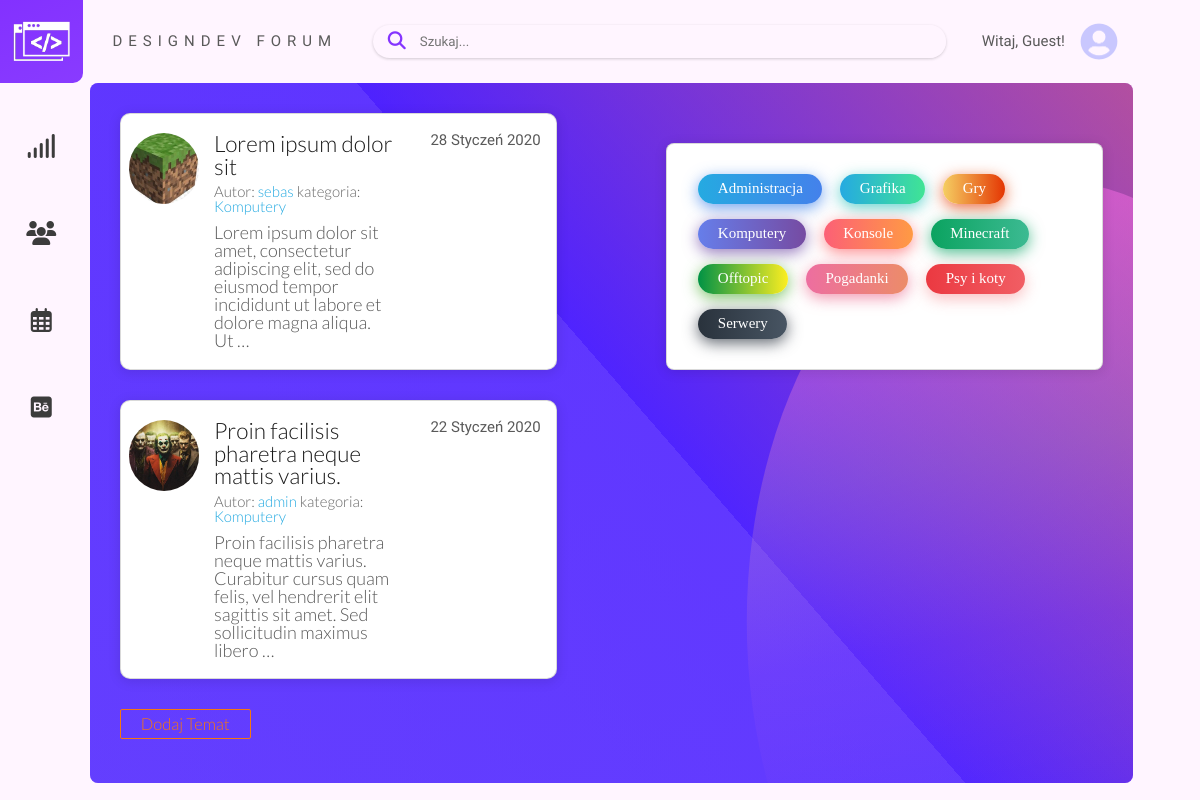
/topics/category/komputery/, run on an earlier commit of the app's database.
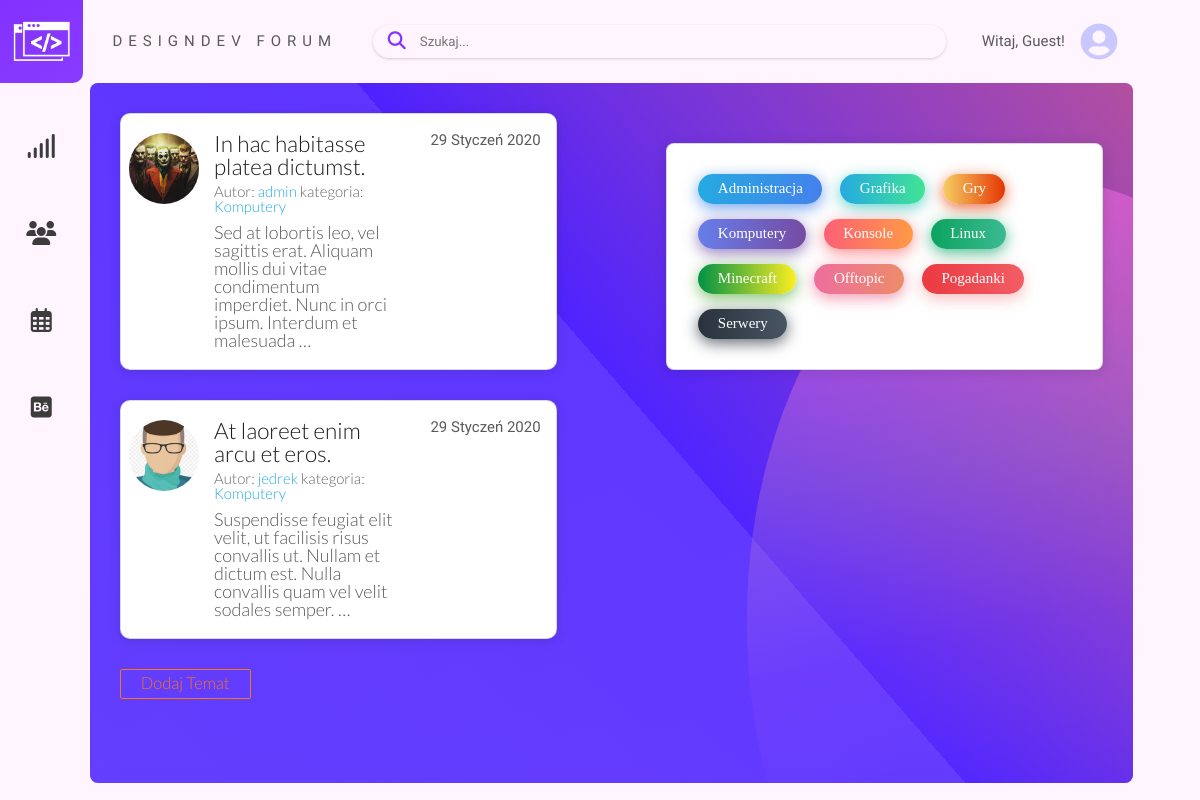
And on a later commit of the database.
### forum/models.py (models this page shows, shortened)
class Topic(models.Model):
    title = models.CharField(max_length=100)
    date_posted = models.DateTimeField(default=timezone.now)
    author = models.ForeignKey(User, on_delete=models.CASCADE)
    category = models.ForeignKey(Categories, on_delete=models.CASCADE)
    content = models.TextField(default="")
    slug = models.SlugField(null=True, unique=True)

class Categories(models.Model):
    title = models.CharField(max_length=100)
    slug = models.SlugField(null=True, unique=True)  # new
    def __str__(self):
        return self.title

### users/models.py (models this page shows, shortened)
class Profile(models.Model):
    user = models.OneToOneField(User, on_delete=models.CASCADE)
    image = models.ImageField(default='default.jpg', upload_to='profile_pics/')

### forum/views.py (the view)
class CategoryTopicListView(ListView):
    model = Topic
    template_name = 'forum/topic_category.html'
    context_object_name = 'topic_obj'
    paginate_by = 5
    def get_context_data(self, object_list=None, **kwargs):
        context = super(CategoryTopicListView, self).get_context_data(**kwargs)
        context['categories_obj'] = Categories.objects.all().order_by('title')
        context['topic_obj'] = Topic.objects.filter(
            category__slug=self.kwargs['slug']).order_by('-date_posted')
        context['category'] = self.kwargs['slug']
        context['title'] = self.kwargs['slug']
        return context

### forum/templates/forum/topic_category.html
{% extends 'forum/base.html' %}
{% block content %}
<div class="category__topic">
    <div class="topic__bg-primary"></div>
    <div class="topic__bg-secondary"></div>
    <ul class="category__topic__list flex-4">
        {% for post in topic_obj %}
        <li class="category__topic__topic">
            <div class="category__topic__author">
                <div class="category__topic__author__img">
                    <img src="{{ post.author.profile.image.url }}" alt="">
                </div>
            </div>
            <div class="category__topic__content">
                <a href="{% url 'topic-detail' post.category.slug post.slug %}"
                    class="category__topic__topic__header">{{ post.title }}</a>
                <p class="category__topic__topic__author">Autor: <a class="category__topic__topic__author"
                        href="{% url 'topic-user' post.author.username %}">{{ post.author }}</a> kategoria: <a
                        href="{% url 'topic-category' post.category.slug %}"
                        class="category__topic__content__category">{{ post.category }}</a></p>
                <p class="category__topic__topic__desc">{{ post.content|truncatewords:20 }}</p>
            </div>
            <div class="category__topic__content__stats">
                <p class="category__topic__content__stats__date">{{ post.date_posted|date:'d F Y'}}</p>
            </div>
        </li>
        {% endfor %}
        <a href="{% url 'topic-create' category %}" class="category__topic__header__button">Dodaj Temat</a>
    </ul>
    <div class="flex-1"></div>
    <div class="categories flex-4">
        <ul class="categories__list cotcat" style="background-color:white;">
            {% for category in categories_obj %}
            <a href="{% url 'topic-category' category.slug %}">
                <li class="categories__category">{{ category.title }}</li>
            </a>
            {% endfor %}
        </ul>
    </div>
</div>
{% endblock content %}

### forum/templates/forum/base.html (shortened to what this page needs)
{% load static %}
<!DOCTYPE html>
<html lang="pl">
<head>
    <link rel="stylesheet" href="{% static 'forum/index.css' %}">
</head>
<body>
    <div class="section__container">
        <div class="section__left">
            <nav class="nav__left">
                <div class="brand-logo__container"><img src="{% static 'forum/logo.png' %}" class="brand-logo" alt="">
                </div>
                <ul class="nav__left__buttons">
                    <li class="nav__left__button">
                        <a href="#" class="nav__left__link"><i class="fas fa-signal"></i></a>
                    </li>
                    <li class="nav__left__button">
                        <a href="#" class="nav__left__link"><i class="fas fa-users"></i></a>
                    </li>
                    <li class="nav__left__button">
                        <a href="#" class="nav__left__link"><i class="far fa-calendar-alt"></i></a>
                    </li>
                    <li class="nav__left__button">
                        <a href="#" class="nav__left__link"><i class="fab fa-behance-square"></i></a>
                    </li>
                </ul>
            </nav>
        </div>
        <div class="section__main">
            <nav class="nav__top">
                <a href="{% url 'forum-home' %}" class="nav__top__brand-name">DESIGNDEV FORUM</a>
                <div class="nav__top__search__container">
                    <i class="fas fa-search"></i>
                    <input class="nav__top__search" type="search" placeholder="Szukaj...">
                </div>
                {% if user.is_authenticated %}
                <div class="nav__top__guest">
                    <div class="nav__top__guest__buttons">
                        <a class="nav__top__guest__button" href="{% url 'profile' %}">Profil</a>
                        <a class="nav__top__guest__button" href="{% url 'logout' %}">Wyloguj się</a>
                    </div>
                    <p>Witaj, {{ user.username }}</p>
                    <div class="nav__top__guest__image__container">
                        <img src="{{ user.profile.image.url }}" class="nav__top__guest__image" alt="user-picture">
                    </div>
                </div>
                {% else %}
                <div class="nav__top__guest">
                    <p>Witaj, Guest!</p>
                    <div class="nav__top__guest__image__container">
                        <img src="{% static 'forum/guestpic.png' %}" class="nav__top__guest__image" alt="user-picture">
                    </div>
                </div>
                {% endif %}
            </nav>
            {% block content %}{% endblock content %}
            <div class="section__main__separator"></div>
        </div>
        <div class="section__right">
        </div>
    </div>
</body>
</html>

What changed in the data, as far as the page shows it:
removed Topic: author.profile.image (picture), title "Lorem ipsum dolor sit", author "sebas", category "Komputery", content "Lorem ipsum dolor sit amet, consectetur adipiscing elit, sed do eiusmod tempor incididunt ut labore et dolore magna aliqua. Ut …", date_posted "28 Styczeń 2020"
removed Topic: author.profile.image (placeholder picture), title "Proin facilisis pharetra neque mattis varius.", author "admin", category "Komputery", content "Proin facilisis pharetra neque mattis varius. Curabitur cursus quam felis, vel hendrerit elit sagittis sit amet. Sed sollicitudin maximus libero …", date_posted "22 Styczeń 2020"
removed Categories: title "Psy i koty"
added Topic: author.profile.image (placeholder picture), title "In hac habitasse platea dictumst.", author "admin", category "Komputery", content "Sed at lobortis leo, vel sagittis erat. Aliquam mollis dui vitae condimentum imperdiet. Nunc in orci ipsum. Interdum et malesuada …", date_posted "29 Styczeń 2020"
added Topic: author.profile.image (picture), title "At laoreet enim arcu et eros.", author "jedrek", category "Komputery", content "Suspendisse feugiat elit velit, ut facilisis risus convallis ut. Nullam et dictum est. Nulla convallis quam vel velit sodales semper. …", date_posted "29 Styczeń 2020"
added Categories: title "Linux"
